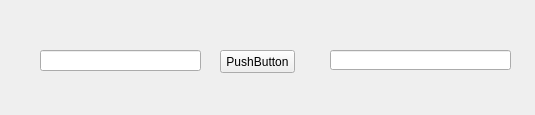
<?xml version="1.0" encoding="UTF-8"?>
<ui version="4.0">
 <class>Form</class>
 <widget class="QWidget" name="Form">
  <property name="geometry">
   <rect>
    <x>0</x>
    <y>0</y>
    <width>535</width>
    <height>115</height>
   </rect>
  </property>
  <property name="windowTitle">
   <string>Form</string>
  </property>
  <widget class="QLineEdit" name="lineEdit">
   <property name="geometry">
    <rect>
     <x>40</x>
     <y>50</y>
     <width>161</width>
     <height>21</height>
    </rect>
   </property>
  </widget>
  <widget class="QLineEdit" name="lineEdit_2">
   <property name="geometry">
    <rect>
     <x>330</x>
     <y>50</y>
     <width>181</width>
     <height>20</height>
    </rect>
   </property>
  </widget>
  <widget class="QPushButton" name="pushButton">
   <property name="geometry">
    <rect>
     <x>220</x>
     <y>50</y>
     <width>75</width>
     <height>23</height>
    </rect>
   </property>
   <property name="text">
    <string>PushButton</string>
   </property>
  </widget>
 </widget>
 <resources/>
 <connections/>
</ui>
